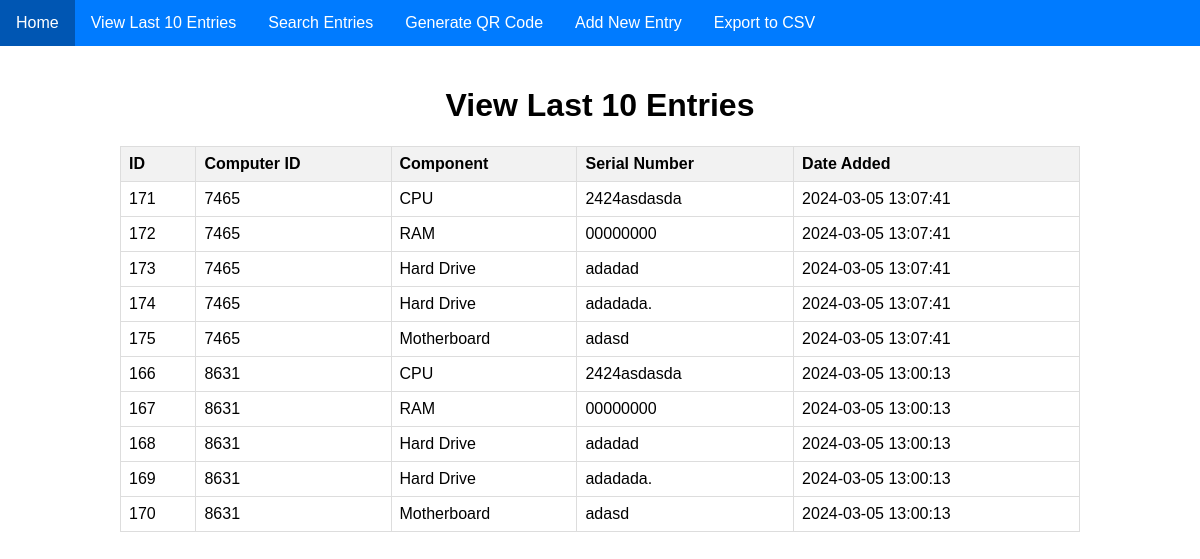
The app's page /view_entries, older data.
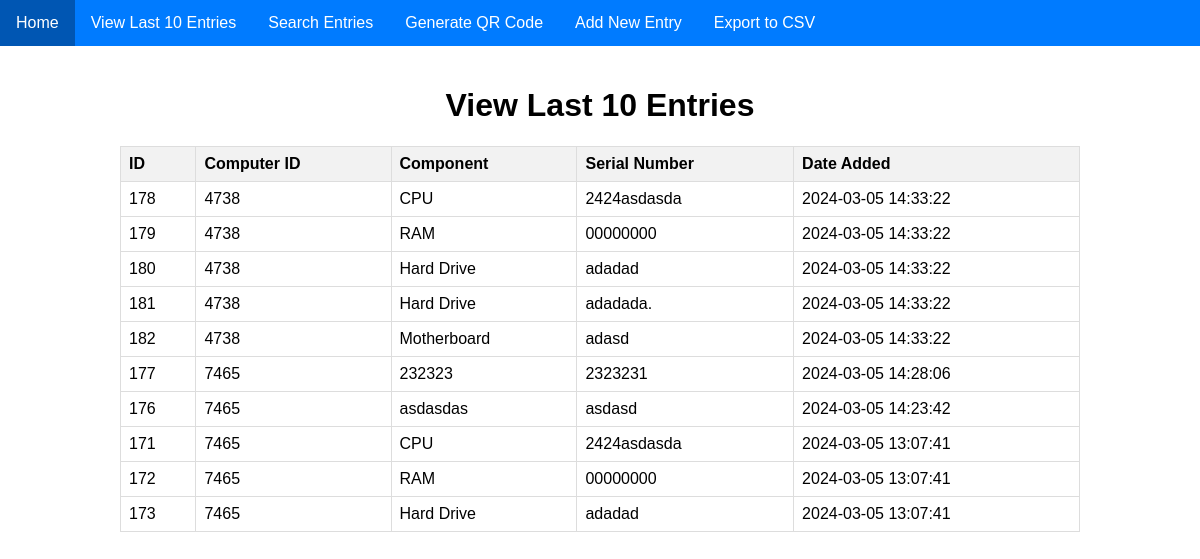
The same page, newer data.
### tables this page shows
CREATE TABLE computers (
            id INTEGER PRIMARY KEY AUTOINCREMENT,
            computer_id TEXT,
            component TEXT,
            serial_number TEXT,
            date_added TEXT
        );

### Web.py (the view)
@app.route('/view_entries')
def view_entries():
    entries = get_last_10_entries()
    return render_template('view_entries.html', entries=entries)

### Web.py (called while the page is built)
def get_last_10_entries():
    conn = sqlite3.connect("computers.db")
    cursor = conn.cursor()
    cursor.execute('''
        SELECT * FROM computers
        ORDER BY date_added DESC
        LIMIT 10
    ''')
    entries = cursor.fetchall()
    conn.close()
    return entries

### templates/view_entries.html (shortened to what this page needs)
<!DOCTYPE html>
<html lang="en">
<head>
    <link rel="stylesheet" href="{{ url_for('static', filename='style.css') }}">
</head>
<body>
    <nav>
        <ul>
            <li><a href="{{ url_for('index') }}">Home</a></li>
            <li><a href="{{ url_for('view_entries') }}">View Last 10 Entries</a></li>
            <li><a href="{{ url_for('search') }}">Search Entries</a></li>
            <li><a href="{{ url_for('generate_qr') }}">Generate QR Code</a></li>
            <li><a href="{{ url_for('add_entry') }}">Add New Entry</a></li>
            <li><a href="{{ url_for('export_csv') }}">Export to CSV</a></li>
        </ul>
    </nav>
    <div class="container">
        <h1>View Last 10 Entries</h1>
        <table>
            <thead>
                <tr>
                    <th>ID</th>
                    <th>Computer ID</th>
                    <th>Component</th>
                    <th>Serial Number</th>
                    <th>Date Added</th>
                </tr>
            </thead>
            <tbody>
                {% for entry in entries %}
                <tr>
                    <td>{{ entry[0] }}</td>
                    <td>{{ entry[1] }}</td>
                    <td>{{ entry[2] }}</td>
                    <td>{{ entry[3] }}</td>
                    <td>{{ entry[4] }}</td>
                </tr>
                {% endfor %}
            </tbody>
        </table>
    </div>
</body>
</html>

Row changes from the older to the newer data that the page shows:
no longer on this page (row unchanged): computers: id "174", computer "7465", component "Hard Drive", serial_number "adadada.", date_added "2024-03-05 13:07:41"
no longer on this page (row unchanged): computers: id "175", computer "7465", component "Motherboard", serial_number "adasd", date_added "2024-03-05 13:07:41"
no longer on this page (row unchanged): computers: id "166", computer "8631", component "CPU", serial_number "2424asdasda", date_added "2024-03-05 13:00:13"
no longer on this page (row unchanged): computers: id "167", computer "8631", component "RAM", serial_number "00000000", date_added "2024-03-05 13:00:13"
no longer on this page (row unchanged): computers: id "168", computer "8631", component "Hard Drive", serial_number "adadad", date_added "2024-03-05 13:00:13"
no longer on this page (row unchanged): computers: id "169", computer "8631", component "Hard Drive", serial_number "adadada.", date_added "2024-03-05 13:00:13"
no longer on this page (row unchanged): computers: id "170", computer "8631", component "Motherboard", serial_number "adasd", date_added "2024-03-05 13:00:13"
added computers: id "178", computer "4738", component "CPU", serial_number "2424asdasda", date_added "2024-03-05 14:33:22"
added computers: id "179", computer "4738", component "RAM", serial_number "00000000", date_added "2024-03-05 14:33:22"
added computers: id "180", computer "4738", component "Hard Drive", serial_number "adadad", date_added "2024-03-05 14:33:22"
added computers: id "181", computer "4738", component "Hard Drive", serial_number "adadada.", date_added "2024-03-05 14:33:22"
added computers: id "182", computer "4738", component "Motherboard", serial_number "adasd", date_added "2024-03-05 14:33:22"
added computers: id "177", computer "7465", component "232323", serial_number "2323231", date_added "2024-03-05 14:28:06"
added computers: id "176", computer "7465", component "asdasdas", serial_number "asdasd", date_added "2024-03-05 14:23:42"
